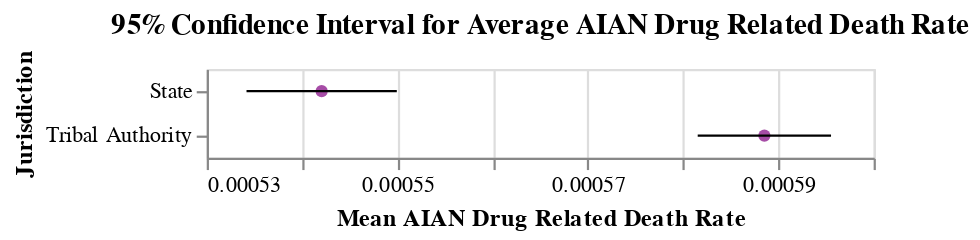

Notebook code for this chart:
### Markdown cell above
Breaking out the Drug Related Death Rate over time and splitting up states depending on how
criminal jurisdiction is handled on reservations, no clear trends emerge. It is important to note
that the steady year over year trend that existed when we zoomed out is more irregular at the state level.
Instead many states have a "tipping point" after which the death rate begins to rise more rapidly.

### Code cell
prop_scores = pl.read_csv("data/z_table_states.csv")

def show_z():
    bar = alt.Chart(prop_scores).mark_errorbar().encode(
        alt.X("CI_upper:Q").scale(zero=False).title(""),
        alt.X2("CI_lower:Q"),
        alt.Y("Jurisdiction:N"),
    )

    point = alt.Chart(prop_scores).mark_point(
        filled=True,
        color="purple"
    ).encode(
        alt.X("OD_rate_AIAN:Q", title = "Mean AIAN Drug Related Death Rate"),
        alt.Y("Jurisdiction:N")
    )

    chart = (point + bar).properties(
        title = "95% Confidence Interval for Average AIAN Drug Related Death Rate"
    )
    return chart

show_z()

### Figure 1 — Vega-Lite specification as saved in the notebook (floating-point values rounded to 4 significant figures)
{"config": {"view": {"continuousWidth": 300, "continuousHeight": 300}}, "layer": [{"mark": {"type": "point", "color": "purple", "filled": true}, "encoding": {"x": {"field": "OD_rate_AIAN", "title": "Mean AIAN Drug Related Death Rate", "type": "quantitative"}, "y": {"field": "Jurisdiction", "type": "nominal"}}}, {"mark": {"type": "errorbar"}, "encoding": {"x": {"field": "CI_upper", "scale": {"zero": false}, "title": "", "type": "quantitative"}, "x2": {"field": "CI_lower"}, "y": {"field": "Jurisdiction", "type": "nominal"}}}], "data": {"name": "data-01e7a7d4f113a01c994c299f498d2a30"}, "title": "95% Confidence Interval for Average AIAN Drug Related Death Rate", "$schema": "https://vega.github.io/schema/vega-lite/v5.20.1.json", "datasets": {"data-01e7a7d4f113a01c994c299f498d2a30": [{"Jurisdiction": "Tribal Authority", "AIAN_deaths": 27160.0, "AIAN_pop": 46147088, "OD_rate_AIAN": 0.0005885, "Standard_Error": 3.57e-06, "CI_lower": 0.0005815, "CI_upper": 0.0005955}, {"Jurisdiction": "State", "AIAN_deaths": 18140.0, "AIAN_pop": 33460190, "OD_rate_AIAN": 0.0005421, "Standard_Error": 4.024e-06, "CI_lower": 0.0005342, "CI_upper": 0.0005499}]}}
